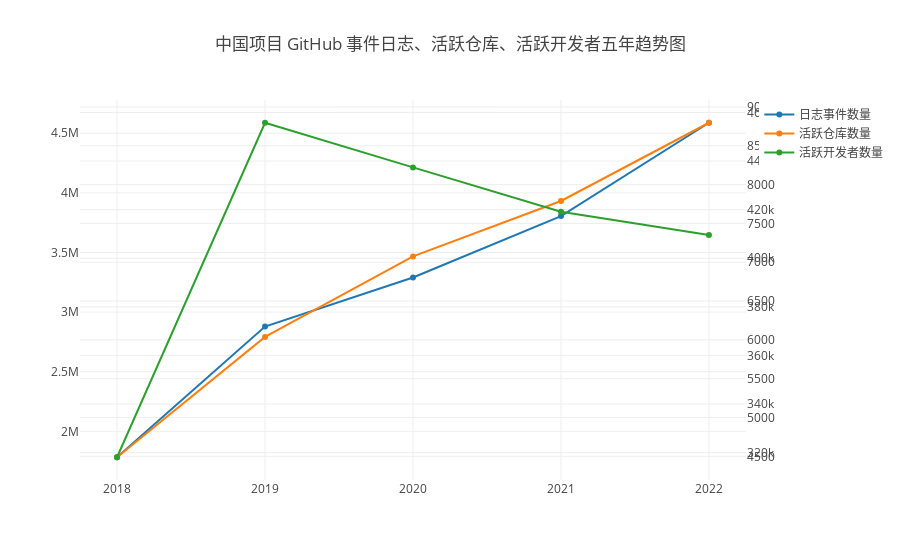

Notebook cell for this chart:
### Markdown cell above
### 中国

此节包含近五年中国项目在 GitHub 日志的事件总量、活跃仓库数量、活跃在中国项目上的开发者总量的变化趋势。

在经历了疫情前后的快速增长后，开始处于一个稳定的增长期。中国在2022年的日志事件和活跃仓库数均有明显的增长，相信在国家各项政策性意见的出台下，中国开源的发展会越来越好。

### Code cell
openDigger.driver.clickhouse.query(`SELECT COUNT() AS event_count, COUNT(DISTINCT repo_id) AS active_repo_count, COUNT(DISTINCT actor_id) AS active_actor_count, toYear(created_at) AS year
FROM gh_events WHERE year >= ${startYear} AND year <= ${year} AND (repo_id IN [${chineseLabel.githubRepos.join(',')}] OR org_id IN [${chineseLabel.githubOrgs.join(',')}]) GROUP BY year ORDER BY year`, { format: 'JSONEachRow' }).then(data => {
    var eventCount = [], activeRepoCount = [], activeActorCount = [];
    data.forEach(d => {
        eventCount.push(d.event_count);
        activeRepoCount.push(d.active_repo_count);
        activeActorCount.push(d.active_actor_count);
    });
    openDigger.render.plotly([
        {x: years, y: eventCount, mode: 'scatter', name: '日志事件数量'},
        {x: years, y: activeRepoCount, mode: 'scatter', name: '活跃仓库数量', yaxis: 'y2'},
        {x: years, y: activeActorCount, mode: 'scatter', name: '活跃开发者数量', yaxis: 'y3'},
    ], {
        title: '中国项目 GitHub 事件日志、活跃仓库、活跃开发者五年趋势图',
        yaxis2: { overlaying: 'y', side: 'right', anchor: 'x' },
        yaxis3: { overlaying: 'y', side: 'right', anchor: 'x' },
        xaxis: {type: 'category'}
    });
});

### Figure 1 — Plotly figure (JSON) as saved in the notebook; plotly's stock layout.template omitted (floating-point values rounded to 4 significant figures)
{"data": [{"mode": "scatter", "name": "日志事件数量", "x": [2018, 2019, 2020, 2021, 2022], "y": ["1782486", "2879105", "3290780", "3805742", "4588351"]}, {"mode": "scatter", "name": "活跃仓库数量", "x": [2018, 2019, 2020, 2021, 2022], "y": ["4488", "6038", "7075", "7789", "8797"], "yaxis": "y2"}, {"mode": "scatter", "name": "活跃开发者数量", "x": [2018, 2019, 2020, 2021, 2022], "y": ["318106", "455744", "437372", "419146", "409535"], "yaxis": "y3"}], "layout": {"autosize": true, "title": {"text": "中国项目 GitHub 事件日志、活跃仓库、活跃开发者五年趋势图"}, "xaxis": {"autorange": true, "range": [-0.2372, 4.237], "type": "category"}, "yaxis": {"autorange": true, "range": [1551000.0, 4820000.0], "type": "linear"}, "yaxis2": {"anchor": "x", "autorange": true, "overlaying": "y", "range": [4132.0, 9153.0], "side": "right", "type": "linear"}, "yaxis3": {"anchor": "x", "autorange": true, "overlaying": "y", "range": [306700.0, 467100.0], "side": "right", "type": "linear"}}}
